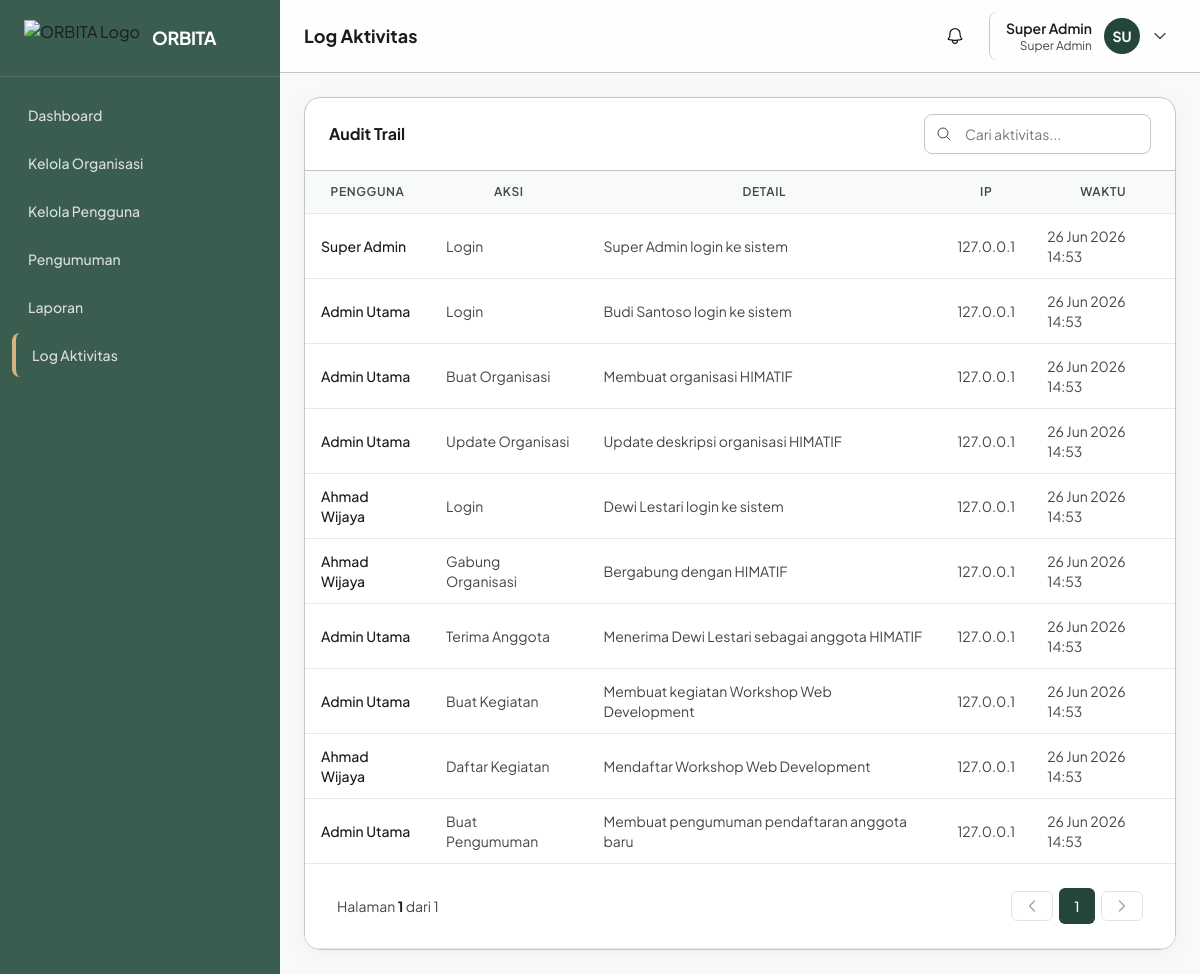
The page /pages/log/index.php (signed in) on the database as committed earlier.
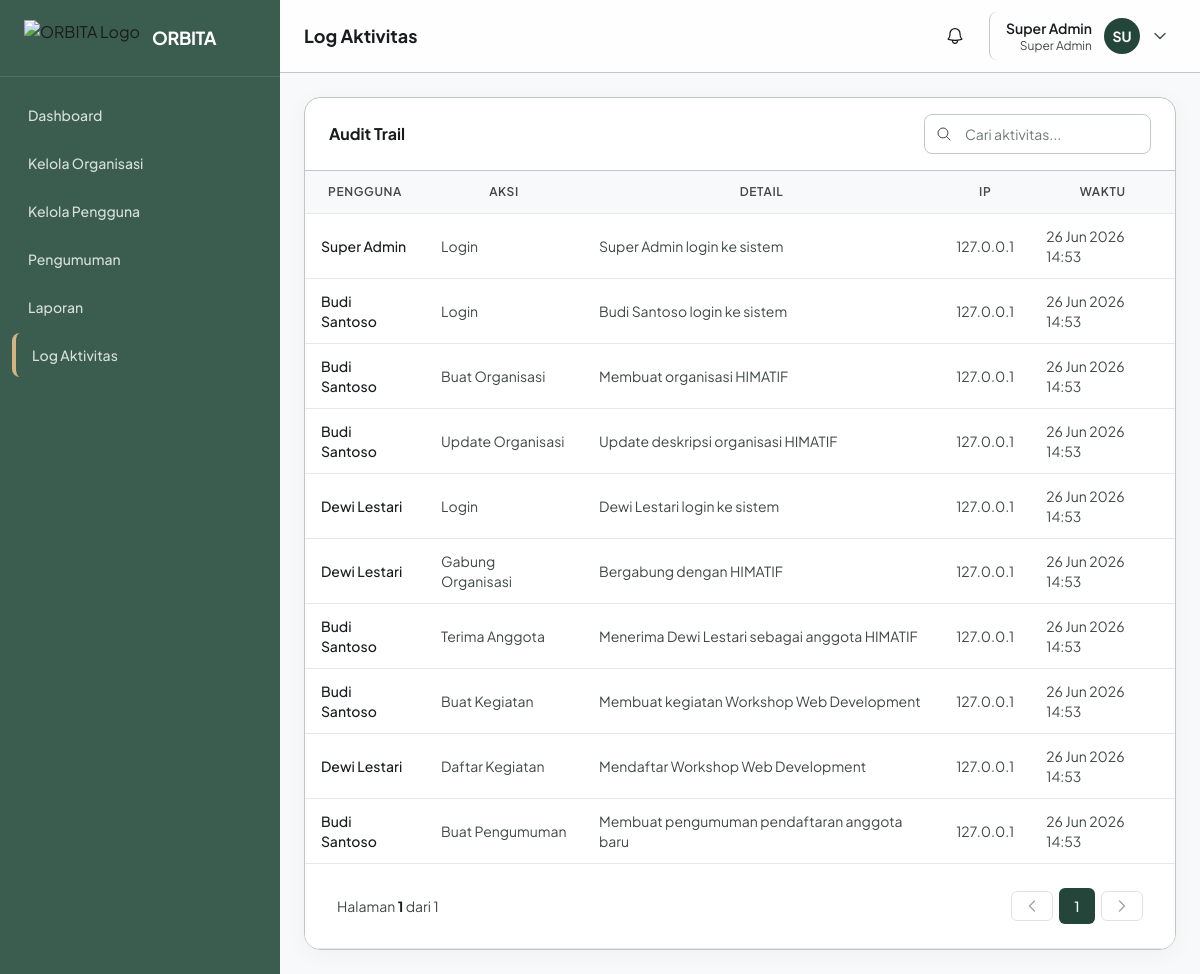
The same page on the database as committed later.
### tables this page shows
CREATE TABLE activity_log (
    id INT AUTO_INCREMENT PRIMARY KEY,
    user_id INT DEFAULT NULL,
    aksi VARCHAR(100) NOT NULL,
    detail TEXT,
    ip_address VARCHAR(45),
    user_agent TEXT,
    created_at DATETIME DEFAULT CURRENT_TIMESTAMP
);

CREATE TABLE users (
    id INT AUTO_INCREMENT PRIMARY KEY,
    nama VARCHAR(100) NOT NULL,
    email VARCHAR(100) NOT NULL UNIQUE,
    nim VARCHAR(20) NOT NULL UNIQUE,
    password VARCHAR(255) NOT NULL,
    role_id INT NOT NULL DEFAULT 2,
    no_hp VARCHAR(20),
    jurusan VARCHAR(100),
    angkatan VARCHAR(4),
    foto_profile VARCHAR(255) DEFAULT NULL,
    status ENUM('aktif', 'nonaktif', 'menunggu') DEFAULT 'aktif',
    reset_token VARCHAR(64) DEFAULT NULL,
    reset_expires DATETIME DEFAULT NULL,
    created_at DATETIME DEFAULT CURRENT_TIMESTAMP,
    updated_at DATETIME DEFAULT CURRENT_TIMESTAMP ON UPDATE CURRENT_TIMESTAMP,
    FOREIGN KEY (role_id) REFERENCES roles(id) ON DELETE CASCADE
);

### components/tables/log.php (the view, shortened to what this page needs)
<?php
foreach ($list as $log):
?>
<tr>
    <td class="text-sm font-medium text-on-surface"><?= e($log['nama'] ?? 'Sistem') ?></td>
    <td class="text-sm text-on-surface-variant"><?= e($log['aksi']) ?></td>
    <td class="text-sm text-on-surface-variant"><?= e($log['detail'] ?? '-') ?></td>
    <td class="text-sm text-on-surface-variant"><?= e($log['ip_address'] ?? '-') ?></td>
    <td class="text-sm text-on-surface-variant"><?= e(date('d M Y H:i', strtotime($log['created_at']))) ?></td>
</tr>
<?php endforeach; ?>
<?php if (!empty($list)): ?>
<tr><td colspan="5" class="bg-white border-t border-outline-variant"><?= renderPagination($p) ?></td></tr>
<?php endif; ?>

### components/head.php (shortened to what this page needs)
<!DOCTYPE html>
<html lang="id">
<head>
    <script src="https://cdn.tailwindcss.com"></script>
    <link rel="stylesheet" href="<?= BASE_URL ?>/assets/css/custom.css?v=3">
</head>
<body class="font-jakarta text-on-surface antialiased">

### components/sidebar.php (shortened to what this page needs)
<?php
$role = $_SESSION['role'] ?? '';
$current = $current_page ?? '';
function makeMenu(array $items): string {
    $html = '';
    foreach ($items as $item) {
        $isActive = (!empty($item['active'])) ? 'sidebar-active' : 'hover:bg-white/10';
        $html .= '<a href="' . $item['url'] . '" class="flex items-center gap-3 px-4 py-3 mx-3 rounded-lg text-white/80 transition-colors ' . $isActive . '">';
        $html .= $item['icon'];
        $html .= '<span class="text-sm font-medium">' . e($item['label']) . '</span></a>';
    }
    return $html;
}
$menus = [];
if ($role === 'Super Admin') {
    $menus = [
        ['page'=>'dashboard','label'=>'Dashboard','url'=>url('dashboard'),'icon'=>$icn['dashboard'],'active'=>$current==='dashboard'],
        ['page'=>'organisasi','label'=>'Kelola Organisasi','url'=>url('organisasi'),'icon'=>$icn['org'],'active'=>$current==='organisasi'],
        ['page'=>'pengguna','label'=>'Kelola Pengguna','url'=>url('pengguna'),'icon'=>$icn['users'],'active'=>$current==='pengguna'],
        ['page'=>'pengumuman','label'=>'Pengumuman','url'=>url('pengumuman'),'icon'=>$icn['announce'],'active'=>$current==='pengumuman'],
        ['page'=>'laporan','label'=>'Laporan','url'=>url('laporan'),'icon'=>$icn['report'],'active'=>$current==='laporan'],
        ['page'=>'log','label'=>'Log Aktivitas','url'=>url('log'),'icon'=>$icn['inbox'],'active'=>$current==='log'],
    ];
}
?>
<aside id="sidebar" class="fixed top-0 left-0 z-40 w-[280px] h-screen transition-transform -translate-x-full lg:translate-x-0 bg-primary-light">
    <div class="h-full flex flex-col">
        <div class="flex items-center gap-3 px-6 py-5 border-b border-white/10">
            <img src="<?= BASE_URL ?>/assets/images/orbita-logo.png" alt="ORBITA Logo" class="h-9 w-auto">
            <span class="text-white font-bold text-lg tracking-tight">ORBITA</span>
        </div>
        <nav class="flex-1 overflow-y-auto py-4 space-y-1">
            <?= makeMenu($menus) ?>
        </nav>
    </div>
</aside>

### components/navbar.php (shortened to what this page needs)
<header class="sticky top-0 z-20 bg-white/80 backdrop-blur border-b border-outline-variant">
    <div class="flex items-center justify-between px-6 py-3 lg:ml-[280px]">
        <div class="flex items-center gap-3">
            <h1 class="text-lg font-bold text-on-surface"><?= e($page_title ?? 'Dashboard') ?></h1>
        </div>
        <div class="flex items-center gap-4">
            <a href="<?= url('notifikasi') ?>" class="relative p-2 rounded-lg hover:bg-surface-low text-on-surface">
            </a>
            <div class="relative" id="profile-dropdown">
                <button type="button" onclick="toggleProfileDropdown()" class="flex items-center gap-3 pl-4 pr-2 py-1.5 rounded-lg border-l border-outline-variant cursor-pointer hover:bg-surface-low transition-colors">
                    <div class="text-right hidden sm:block">
                        <p class="text-sm font-semibold text-on-surface"><?= e($_SESSION['nama'] ?? 'User') ?></p>
                        <p class="text-xs text-on-surface-variant"><?= e($_SESSION['role'] ?? '') ?></p>
                    </div>
                    <div class="w-9 h-9 rounded-full bg-primary text-white flex items-center justify-center text-sm font-bold">
                        <?= e(strtoupper(substr($_SESSION['nama'] ?? 'U', 0, 2))) ?>
                    </div>
                    <svg id="profile-chevron" class="w-4 h-4 text-on-surface-variant transition-transform" fill="none" stroke="currentColor" stroke-width="2" viewBox="0 0 24 24"><path stroke-linecap="round" stroke-linejoin="round" d="M19.5 8.25l-7.5 7.5-7.5-7.5"/></svg>
                </button>
            </div>
        </div>
    </div>
</header>

### pages/log/index.php (shortened to what this page needs)
<?php
require_once __DIR__ . '/../../includes/functions.php';
$page_title = 'Log Aktivitas';
$current_page = 'log';
$pdo = db();
$search = trim($_GET['search'] ?? '');
$pageNum = max(1, (int) ($_GET['page'] ?? 1));
$perPage = 10;
$sql = "SELECT al.*, u.nama FROM activity_log al LEFT JOIN users u ON al.user_id=u.id WHERE 1=1";
$params = [];
$sql .= " ORDER BY al.created_at DESC";
$result = fetchPaginated($pdo, $sql, $params, $pageNum, $perPage);
$list = $result['list'];
$p = $result['p'];
?>
<?php require __DIR__ . '/../../components/head.php'; ?>
<?php require __DIR__ . '/../../components/sidebar.php'; ?>
<?php require __DIR__ . '/../../components/navbar.php'; ?>
<main class="p-6 lg:ml-[280px]">
    <div class="max-w-6xl mx-auto space-y-6">
        <div class="bg-white rounded-2xl border border-outline-variant shadow-card overflow-hidden">
            <div class="px-6 py-4 border-b border-outline-variant flex flex-col sm:flex-row sm:items-center justify-between gap-3">
                <h3 class="font-bold text-on-surface">Audit Trail</h3>
                <div class="relative max-w-xs">
                    <div class="absolute inset-y-0 left-0 pl-3 flex items-center pointer-events-none">
                    </div>
                    <form method="GET" action="" class="w-full">
                        <input type="text" name="search" value="<?= e($search) ?>" class="form-input !h-10 !pl-10 !text-sm w-full" placeholder="Cari aktivitas..." autocomplete="off" data-live-search data-target="#log-table-body">
                    </form>
                </div>
            </div>
            <div class="overflow-x-auto">
                <table class="w-full data-table">
                    <thead><tr><th>Pengguna</th><th>Aksi</th><th>Detail</th><th>IP</th><th>Waktu</th></tr></thead>
                    <tbody id="log-table-body">
                        <?php include __DIR__ . '/../../components/tables/log.php'; ?>
                    </tbody>
                </table>
            </div>
        </div>
    </div>
</main>
<?php require __DIR__ . '/../../components/footer.php'; ?>

### includes/functions.php (shortened to what this page needs)
<?php
function e(string $text): string {
    return htmlspecialchars($text, ENT_QUOTES, 'UTF-8');
}
function url(string $path = ''): string {
    return BASE_URL . '/' . ltrim($path, '/');
}
function paginate(int $total, int $page, int $perPage = 10): array {
    $totalPages = max(1, (int) ceil($total / $perPage));
    $page = max(1, min($page, $totalPages));
    $offset = ($page - 1) * $perPage;
    return [
        'page' => $page,
        'perPage' => $perPage,
        'total' => $total,
        'totalPages' => $totalPages,
        'offset' => $offset,
        'hasPrev' => $page > 1,
        'hasNext' => $page < $totalPages,
    ];
}
function fetchPaginated(PDO $pdo, string $baseSql, array $params = [], int $page = 1, int $perPage = 10, ?string $countSql = null): array {
    if ($countSql === null) {
        $countSql = preg_replace('/SELECT\b.*?\bFROM\b/si', 'SELECT COUNT(*) FROM', $baseSql, 1);
    }
    $countStmt = $pdo->prepare($countSql);
    $countStmt->execute($params);
    $total = (int) $countStmt->fetchColumn();
    $p = paginate($total, $page, $perPage);
    $stmt = $pdo->prepare($baseSql . ' LIMIT ? OFFSET ?');
    $stmt->execute([...$params, $p['perPage'], $p['offset']]);
    return ['list' => $stmt->fetchAll(), 'p' => $p];
}
function renderPagination(array $p): string {
    $page = $p['page'];
    $totalPages = $p['totalPages'];
    $start = max(1, $page - 2);
    $end = min($totalPages, $page + 2);
    if ($end - $start < 4) { $end = min($totalPages, $start + 4); }
    if ($end - $start < 4) { $start = max(1, $end - 4); }
    $html = '<nav class="flex items-center justify-between px-4 py-3" aria-label="Pagination">';
    $html .= '<div class="hidden sm:flex items-center gap-1">';
    $html .= '<span class="text-sm text-on-surface-variant">Halaman <strong class="text-on-surface">' . $page . '</strong> dari ' . $totalPages . '</span>';
    $html .= '</div>';
    $html .= '<div class="flex items-center gap-1.5">';
    $prevClass = 'px-3 py-1.5 rounded-md text-sm font-medium border border-outline-variant transition-colors ' . ($p['hasPrev'] ? 'text-on-surface hover:bg-surface-low' : 'text-on-surface-variant opacity-50 cursor-not-allowed');
    if ($p['hasPrev']) {
        $html .= '<a href="' . e(paginationUrl($page - 1)) . '" class="' . $prevClass . '"><svg class="w-4 h-4" fill="none" stroke="currentColor" stroke-width="2" viewBox="0 0 24 24"><path stroke-linecap="round" stroke-linejoin="round" d="M15.75 19.5L8.25 12l7.5-7.5"/></svg></a>';
    } else {
        $html .= '<span class="' . $prevClass . '"><svg class="w-4 h-4" fill="none" stroke="currentColor" stroke-width="2" viewBox="0 0 24 24"><path stroke-linecap="round" stroke-linejoin="round" d="M15.75 19.5L8.25 12l7.5-7.5"/></svg></span>';
    }
    for ($i = $start; $i <= $end; $i++) {
        $isActive = $i === $page;
        $cls = 'w-9 h-9 flex items-center justify-center rounded-md text-sm font-medium transition-colors ' . ($isActive ? 'bg-primary text-white' : 'text-on-surface hover:bg-surface-low border border-outline-variant');
        if ($isActive) {
            $html .= '<span class="' . $cls . '">' . $i . '</span>';
        } else {
            $html .= '<a href="' . e(paginationUrl($i)) . '" class="' . $cls . '">' . $i . '</a>';
        }
    }
    $nextClass = 'px-3 py-1.5 rounded-md text-sm font-medium border border-outline-variant transition-colors ' . ($p['hasNext'] ? 'text-on-surface hover:bg-surface-low' : 'text-on-surface-variant opacity-50 cursor-not-allowed');
    if ($p['hasNext']) {
        $html .= '<a href="' . e(paginationUrl($page + 1)) . '" class="' . $nextClass . '"><svg class="w-4 h-4" fill="none" stroke="currentColor" stroke-width="2" viewBox="0 0 24 24"><path stroke-linecap="round" stroke-linejoin="round" d="M8.25 4.5l7.5 7.5-7.5 7.5"/></svg></a>';
    } else {
        $html .= '<span class="' . $nextClass . '"><svg class="w-4 h-4" fill="none" stroke="currentColor" stroke-width="2" viewBox="0 0 24 24"><path stroke-linecap="round" stroke-linejoin="round" d="M8.25 4.5l7.5 7.5-7.5 7.5"/></svg></span>';
    }
    $html .= '</div></nav>';
    return $html;
}

### components/footer.php (shortened to what this page needs)
</body>
</html>

### assets/css/custom.css (style rules this page uses)
#sidebar { transition: transform 0.3s ease; }
.data-table th { font-size: 12px; font-weight: 600; text-transform: uppercase; letter-spacing: 0.05em; color: #414845; background: #f8f9fa; }
.data-table td, .data-table th { padding: 12px 16px; border-bottom: 1px solid #e7e8e9; }
.form-input { height: 44px; border: 1px solid #c1c8c3; border-radius: 0.5rem; padding: 0 14px; font-size: 14px; transition: all 0.2s; width: 100%; background: white; }
.form-input::placeholder { color: #717974; }

### components/head.php (style rules this page uses)
body { font-family: 'Plus Jakarta Sans', sans-serif; background-color: #f8f9fa; }
.sidebar-active { background-color: #3B5D50; border-left: 4px solid #D4B483; }

Rows that differ between the two databases and show on the page:
changed activity_log "Budi Santoso login ke sistem": user.nama "Admin Utama" → "Budi Santoso"
changed activity_log "Buat Organisasi": user.nama "Admin Utama" → "Budi Santoso"
changed activity_log "Update Organisasi": user.nama "Admin Utama" → "Budi Santoso"
changed activity_log "Dewi Lestari login ke sistem": user.nama "Ahmad Wijaya" → "Dewi Lestari"
changed activity_log "Gabung Organisasi": user.nama "Ahmad Wijaya" → "Dewi Lestari"
changed activity_log "Terima Anggota": user.nama "Admin Utama" → "Budi Santoso"
changed activity_log "Buat Kegiatan": user.nama "Admin Utama" → "Budi Santoso"
changed activity_log "Daftar Kegiatan": user.nama "Ahmad Wijaya" → "Dewi Lestari"
changed activity_log "Buat Pengumuman": user.nama "Admin Utama" → "Budi Santoso"
